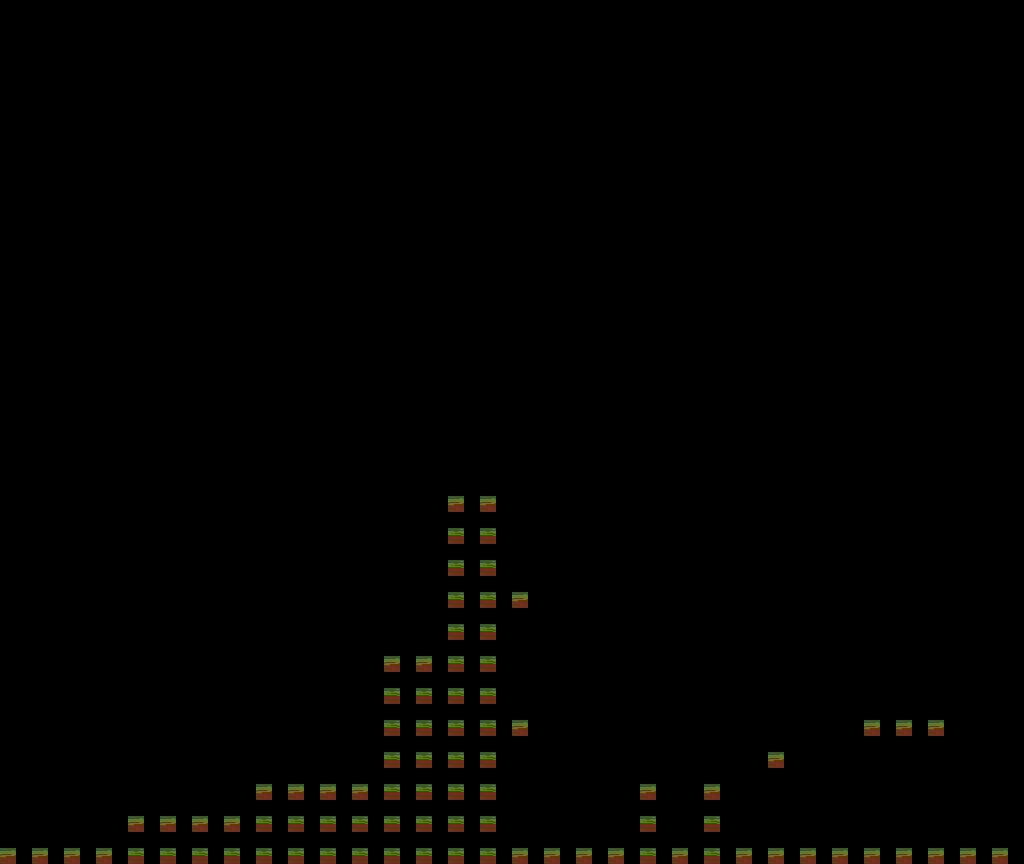

A level layout from a 2D game, rendered from its tile map. Below: a short description, then the map file with tile-grid data replaced by summaries:
An orthogonal 32x27 tile map with 32x32 px tiles, 1 tile layer (foreground) and 57 objects.

<map version="1.0" tiledversion="1.1.6" orientation="orthogonal" renderorder="right-down" width="32" height="27" tilewidth="32" tileheight="32" infinite="0" nextobjectid="61">
 <tileset firstgid="1" source="main.tsx" />
 <layer name="foreground" width="32" height="27">
  <data>[864 cells, 88 non-empty, 2 distinct tile ids]</data>
 </layer>
 <objectgroup name="collision">
  <object id="42" x="0" y="832" width="32" height="32" />
  <object id="1" x="32" y="832" width="32" height="32" />
  <object id="2" x="64" y="832" width="32" height="32" />
  <object id="3" x="96" y="832" width="32" height="32" />
  <object id="4" x="192" y="800" width="32" height="32" />
  <object id="5" x="224" y="800" width="32" height="32" />
  <object id="6" x="160" y="800" width="32" height="32" />
  <object id="7" x="128" y="800" width="32" height="32" />
  <object id="8" x="256" y="768" width="32" height="32" />
  <object id="9" x="320" y="768" width="32" height="32" />
  <object id="10" x="288" y="768" width="32" height="32" />
  <object id="11" x="352" y="768" width="32" height="32" />
  <object id="12" x="384" y="736" width="32" height="32" />
  <object id="13" x="384" y="672" width="32" height="32" />
  <object id="14" x="384" y="704" width="32" height="32" />
  <object id="15" x="384" y="640" width="32" height="32" />
  <object id="16" x="416" y="640" width="32" height="32" />
  <object id="17" x="448" y="608" width="32" height="32" />
  <object id="18" x="448" y="576" width="32" height="32" />
  <object id="19" x="448" y="544" width="32" height="32" />
  <object id="20" x="448" y="512" width="32" height="32" />
  <object id="21" x="448" y="480" width="32" height="32" />
  <object id="24" x="480" y="480" width="32" height="32" />
  <object id="25" x="480" y="512" width="32" height="32" />
  <object id="26" x="480" y="544" width="32" height="32" />
  <object id="27" x="512" y="576" width="32" height="32" />
  <object id="28" x="480" y="608" width="32" height="32" />
  <object id="29" x="480" y="640" width="32" height="32" />
  <object id="30" x="480" y="672" width="32" height="32" />
  <object id="31" x="512" y="704" width="32" height="32" />
  <object id="32" x="480" y="736" width="32" height="32" />
  <object id="33" x="480" y="768" width="32" height="32" />
  <object id="34" x="480" y="800" width="32" height="32" />
  <object id="35" x="512" y="832" width="32" height="32" />
  <object id="36" x="544" y="832" width="32" height="32" />
  <object id="37" x="576" y="832" width="32" height="32" />
  <object id="38" x="608" y="832" width="32" height="32" />
  <object id="39" x="640" y="832" width="32" height="32" />
  <object id="40" x="672" y="832" width="32" height="32" />
  <object id="41" x="704" y="832" width="32" height="32" />
  <object id="43" x="736" y="832" width="32" height="32" />
  <object id="44" x="768" y="832" width="32" height="32" />
  <object id="45" x="800" y="832" width="32" height="32" />
  <object id="46" x="832" y="832" width="32" height="32" />
  <object id="47" x="864" y="832" width="32" height="32" />
  <object id="48" x="896" y="832" width="32" height="32" />
  <object id="49" x="928" y="832" width="32" height="32" />
  <object id="50" x="960" y="832" width="32" height="32" />
  <object id="51" x="992" y="832" width="32" height="32" />
  <object id="52" x="768" y="736" width="32" height="32" />
  <object id="53" x="864" y="704" width="32" height="32" />
  <object id="54" x="896" y="704" width="32" height="32" />
  <object id="55" x="928" y="704" width="32" height="32" />
  <object id="57" x="640" y="800" width="32" height="32" />
  <object id="58" x="704" y="800" width="32" height="32" />
  <object id="59" x="704" y="768" width="32" height="32" />
  <object id="60" x="640" y="768" width="32" height="32" />
 </objectgroup>
</map>